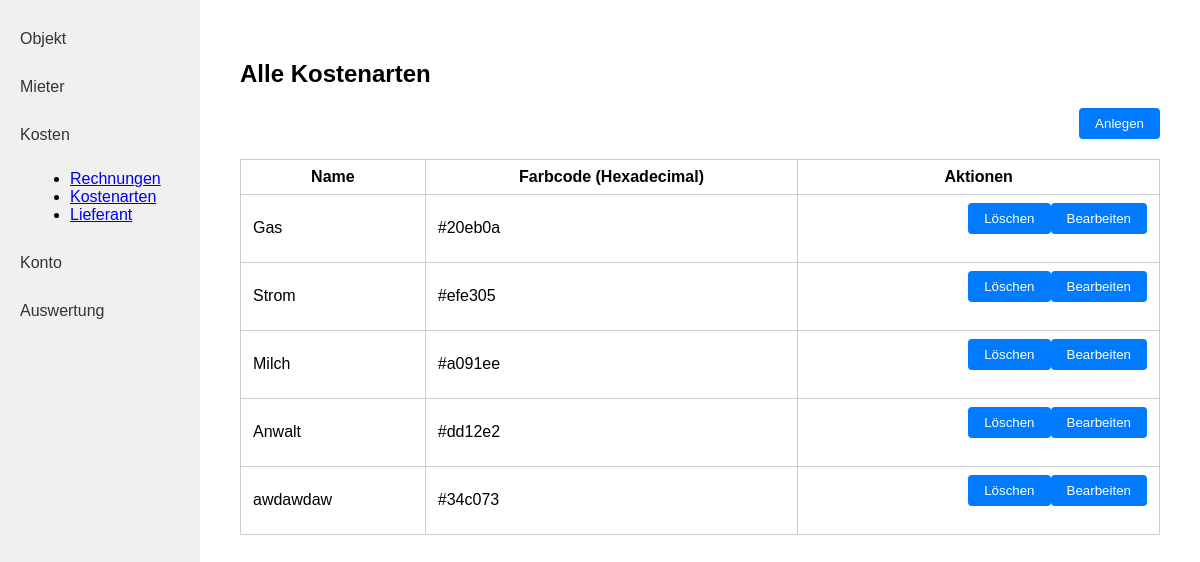
/kostenarten/ (signed in), run on the app's committed database.
### kostenpruefung_mietobjekte_app/models.py (models this page shows, shortened)
class Rechnungsart(models.Model):
    created_by = models.ForeignKey(User, on_delete=models.CASCADE, related_name="rechnungsarten_created", null=True, blank=True)
    name = models.CharField(max_length=255)
    farbe = models.CharField(
        max_length=7,
        default='#4e79a7',
        help_text='Farbe für Diagramme (Hex-Code, z.B. #FF5733)'
    )

### kostenpruefung_mietobjekte_app/views.py (the view)
# urls.py: path('kostenarten/', kostenarten, name='kostenarten'),
@login_required
def kostenarten(request):
    kostenarten = Rechnungsart.objects.filter(created_by=request.user)
    return render(request, 'kostenpruefung_mietobjekte_app/kostenarten.html', {'kostenarten': kostenarten})

### kostenpruefung_mietobjekte_app/templates/kostenpruefung_mietobjekte_app/kostenarten.html (shortened to what this page needs)
{% load static %}
<!DOCTYPE html>
<html lang="de">
<head>
    <link rel="stylesheet" href="{% static 'kostenpruefung_mietobjekte_app/style.css' %}">
</head>
<body>
<div class="flex-container">
    <nav class="sidebar">
        <a class="sidebar-link" href="{% url 'kostenpruefung_mietobjekte_app:objekt_index' %}">Objekt</a>
        <a class="sidebar-link" href="{% url 'kostenpruefung_mietobjekte_app:mieter_laufend' %}">Mieter</a>
        <a class="sidebar-link" href="#">Kosten</a>
        <ul style="list-style-type: disc; margin-left: 30px; margin-bottom: 20px;">
            <li><a href="{% url 'kostenpruefung_mietobjekte_app:rechnungen' %}">Rechnungen</a></li>
            <li><a href="{% url 'kostenpruefung_mietobjekte_app:kostenarten' %}">Kostenarten</a></li>
            <li><a href="{% url 'kostenpruefung_mietobjekte_app:lieferanten' %}">Lieferant</a></li>
        </ul>
        <a class="sidebar-link" href="{% url 'kostenpruefung_mietobjekte_app:konto' %}">Konto</a>
        <a class="sidebar-link" href="{% url 'kostenpruefung_mietobjekte_app:auswertung' %}">Auswertung</a>
    </nav>
    <div class="main-content">
        <h2>Alle Kostenarten</h2>
        <form action="{% url 'kostenpruefung_mietobjekte_app:rechnungsart_create' %}" method="get" style="margin-bottom: 16px;">
            <button class="action-btn" type="submit">Anlegen</button>
        </form>
        <table class="object-table">
            <tr>
                <th>Name</th>
                <th>Farbcode (Hexadecimal)</th>
                <th>Aktionen</th>
            </tr>
            {% for k in kostenarten %}
            <tr>
                <td>{{ k.name }}</td>
                <td>{{ k.farbe }}</td>
                <td class="objekt-actions">
                    <form action="{% url 'kostenpruefung_mietobjekte_app:rechnungsart_update' k.id %}" method="get" class="inline-form">
                        <button class="action-btn" type="submit">Bearbeiten</button>
                    </form>
                    <form action="{% url 'kostenpruefung_mietobjekte_app:rechnungsart_delete' k.id %}" method="get" class="inline-form">
                        <button class="action-btn" type="submit">Löschen</button>
                    </form>
                </td>
            </tr>
            {% empty %}
            <tr>
                <td colspan="3">Keine Kostenarten vorhanden.</td>
            </tr>
            {% endfor %}
        </table>
    </div>
</div>
</body>
</html>

### kostenpruefung_mietobjekte_app/static/kostenpruefung_mietobjekte_app/style.css (style rules this page uses)
.inline-form { display: inline; }
body { margin: 0; font-family: Arial, sans-serif; }
.flex-container { display: flex; }
.sidebar { width: 200px; background: #f0f0f0; height: 100vh; padding: 20px 0; }
.sidebar-link { display: block; padding: 10px 20px; color: #333; text-decoration: none; margin-bottom: 10px; }
.main-content { flex: 1; padding: 40px; }
.object-table { width: 100%; border-collapse: collapse; }
.object-table th, .object-table td { border: 1px solid #ccc; padding: 8px 12px; }
.action-btn { float: right; padding: 8px 16px; background: #007bff; color: #fff; border: none; border-radius: 4px; cursor: pointer; margin-bottom: 20px; }

### data on the page
Rechnungsart: name "Gas", farbe "#20eb0a"
Rechnungsart: name "Strom", farbe "#efe305"
Rechnungsart: name "Milch", farbe "#a091ee"
Rechnungsart: name "Anwalt", farbe "#dd12e2"
Rechnungsart: name "awdawdaw", farbe "#34c073"
